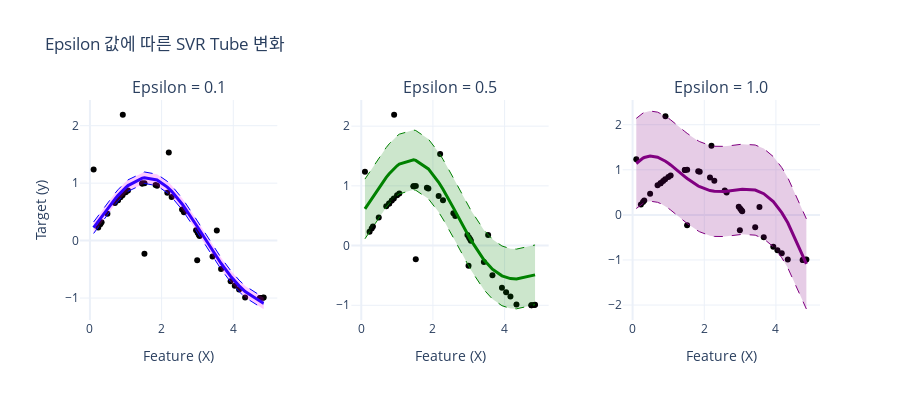

Notebook code for this chart:
### Code cell
# 3. 시각화
from plotly.subplots import make_subplots

# 서브플롯 생성 (1행 3열)
fig = make_subplots(rows=1, cols=3, 
                    subplot_titles=['Epsilon = 0.1', 'Epsilon = 0.5', 'Epsilon = 1.0'],
                    horizontal_spacing=0.1)

# 모델과 예측값 리스트
models = [svr_01, svr_05, svr_10]
predictions = [y_pred_01, y_pred_05, y_pred_10]
epsilons = [0.1, 0.5, 1.0]
colors = ['blue', 'green', 'purple']

# 각 서브플롯 생성
for i, (model, pred, eps, color) in enumerate(zip(models, predictions, epsilons, colors)):
    col = i + 1
    
    # 데이터 포인트
    fig.add_trace(go.Scatter(x=X.flatten(), y=y, mode='markers', 
                             name=f'Data (eps={eps})',
                             marker=dict(color='black', size=6),
                             showlegend=False), row=1, col=col)
    
    # SVR 예측선
    fig.add_trace(go.Scatter(x=X.flatten(), y=pred, mode='lines',
                             line=dict(color=color, width=3),
                             name=f'SVR (eps={eps})',
                             showlegend=False), row=1, col=col)
    
    # 하단 튜브 경계
    fig.add_trace(go.Scatter(x=X.flatten(), y=pred - eps, mode='lines',
                             line=dict(color=color, width=1, dash='dash'),
                             name=f'Tube boundary (eps={eps})',
                             showlegend=False), row=1, col=col)
    
    # 상단 튜브 경계 (fill로 튜브 영역 표시)
    fig.add_trace(go.Scatter(x=X.flatten(), y=pred + eps, mode='lines',
                             line=dict(color=color, width=1, dash='dash'),
                             fill='tonexty',
                             fillcolor=f'rgba({255 if color=="blue" else 0 if color=="green" else 128},{128 if color=="green" else 0},{255 if color=="blue" else 128 if color=="purple" else 0}, 0.2)',
                             name=f'Epsilon tube (eps={eps})',
                             showlegend=False), row=1, col=col)

fig.update_layout(
    title_text='Epsilon 값에 따른 SVR Tube 변화',
    height=400,
    template='plotly_white',
    showlegend=False
)

# 각 서브플롯의 축 레이블 설정
for i in range(1, 4):
    fig.update_xaxes(title_text='Feature (X)', row=1, col=i)
    fig.update_yaxes(title_text='Target (y)', row=1, col=1)

fig.show()
